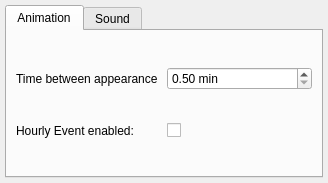
<?xml version="1.0" encoding="UTF-8"?>
<ui version="4.0">
 <class>bkodamaConfig</class>
 <widget class="QWidget" name="bkodamaConfig">
  <property name="geometry">
   <rect>
    <x>0</x>
    <y>0</y>
    <width>328</width>
    <height>183</height>
   </rect>
  </property>
  <property name="windowTitle">
   <string>Configure BKodama</string>
  </property>
  <layout class="QGridLayout" name="gridLayout">
   <property name="leftMargin">
    <number>5</number>
   </property>
   <property name="topMargin">
    <number>5</number>
   </property>
   <property name="rightMargin">
    <number>5</number>
   </property>
   <property name="bottomMargin">
    <number>5</number>
   </property>
   <item row="0" column="0">
    <widget class="KTabWidget" name="ktabwidget">
     <property name="currentIndex">
      <number>0</number>
     </property>
     <widget class="QWidget" name="tab">
      <attribute name="title">
       <string>Animation</string>
      </attribute>
      <layout class="QGridLayout" name="gridLayout_3">
       <item row="0" column="0">
        <layout class="QHBoxLayout" name="horizontalLayout_2">
         <item>
          <widget class="QLabel" name="m_appearanceLabel">
           <property name="text">
            <string>Time between appearance</string>
           </property>
          </widget>
         </item>
         <item>
          <widget class="QDoubleSpinBox" name="m_timeBetweenAppearance">
           <property name="suffix">
            <string> min</string>
           </property>
           <property name="minimum">
            <double>0.500000000000000</double>
           </property>
           <property name="maximum">
            <double>60.000000000000000</double>
           </property>
          </widget>
         </item>
        </layout>
       </item>
       <item row="1" column="0">
        <layout class="QHBoxLayout" name="horizontalLayout">
         <item>
          <widget class="QLabel" name="m_specialHourlyEventLabel">
           <property name="text">
            <string>Hourly Event enabled:</string>
           </property>
          </widget>
         </item>
         <item>
          <widget class="QCheckBox" name="m_specialHourlyEventCheckbox">
           <property name="text">
            <string/>
           </property>
          </widget>
         </item>
        </layout>
       </item>
      </layout>
     </widget>
     <widget class="QWidget" name="tab_2">
      <attribute name="title">
       <string>Sound</string>
      </attribute>
      <layout class="QGridLayout" name="gridLayout_2">
       <item row="0" column="0">
        <widget class="QLabel" name="label_7">
         <property name="text">
          <string>Sound enabled:</string>
         </property>
        </widget>
       </item>
       <item row="0" column="1">
        <widget class="QCheckBox" name="soundEnabled">
         <property name="text">
          <string/>
         </property>
        </widget>
       </item>
       <item row="1" column="0">
        <widget class="QLabel" name="soundVolumeLabel">
         <property name="enabled">
          <bool>false</bool>
         </property>
         <property name="text">
          <string>Volume:</string>
         </property>
        </widget>
       </item>
       <item row="1" column="1">
        <widget class="QSlider" name="soundVolume">
         <property name="enabled">
          <bool>false</bool>
         </property>
         <property name="orientation">
          <enum>Qt::Horizontal</enum>
         </property>
        </widget>
       </item>
      </layout>
     </widget>
    </widget>
   </item>
  </layout>
 </widget>
 <customwidgets>
  <customwidget>
   <class>KTabWidget</class>
   <extends>QTabWidget</extends>
   <header>ktabwidget.h</header>
   <container>1</container>
  </customwidget>
 </customwidgets>
 <resources/>
 <connections>
  <connection>
   <sender>soundEnabled</sender>
   <signal>clicked(bool)</signal>
   <receiver>soundVolume</receiver>
   <slot>setEnabled(bool)</slot>
   <hints>
    <hint type="sourcelabel">
     <x>126</x>
     <y>78</y>
    </hint>
    <hint type="destinationlabel">
     <x>129</x>
     <y>130</y>
    </hint>
   </hints>
  </connection>
  <connection>
   <sender>soundEnabled</sender>
   <signal>clicked(bool)</signal>
   <receiver>soundVolumeLabel</receiver>
   <slot>setEnabled(bool)</slot>
   <hints>
    <hint type="sourcelabel">
     <x>163</x>
     <y>76</y>
    </hint>
    <hint type="destinationlabel">
     <x>64</x>
     <y>127</y>
    </hint>
   </hints>
  </connection>
 </connections>
</ui>
